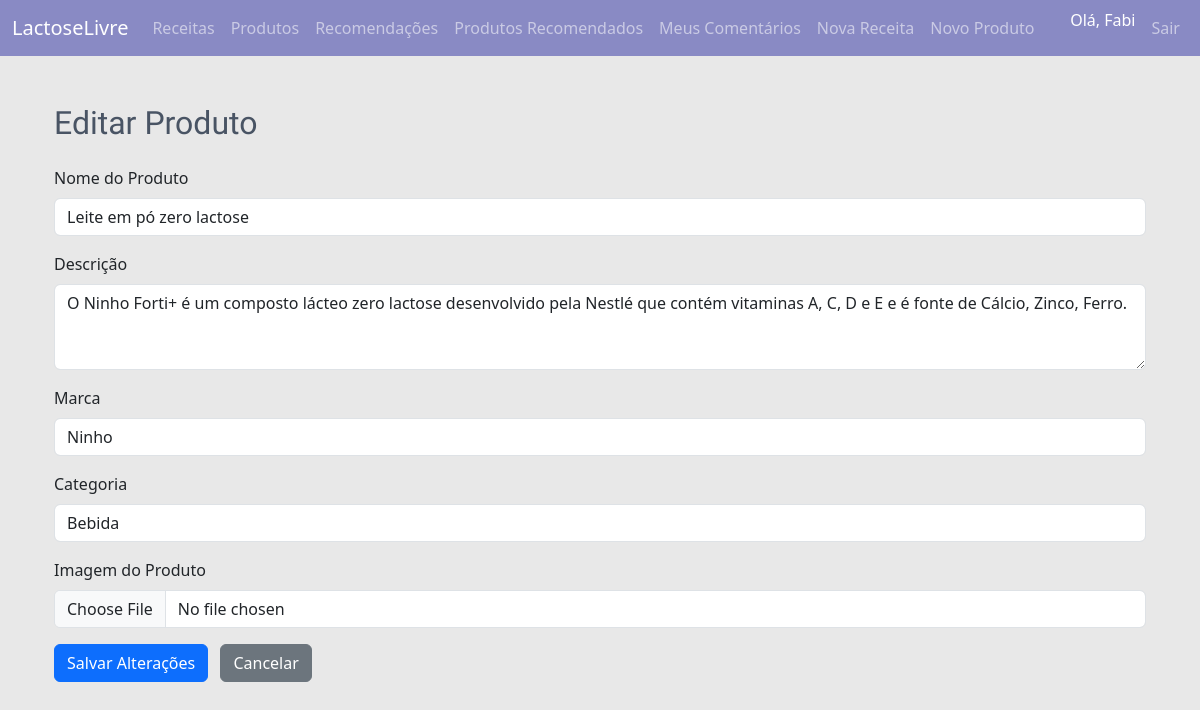
Page /produto/editar/2 (signed in) on the committed database.
### models.py (models this page shows, shortened)
class Usuario(UserMixin, db.Model):
    id = db.Column(db.Integer, primary_key=True)
    nome_usuario = db.Column(db.String(64), index=True, unique=True)
    email = db.Column(db.String(120), index=True, unique=True)
    senha_hash = db.Column(db.String(128))
    receitas = db.relationship('Receita', back_populates='autor', lazy='dynamic')
    avaliacoes = db.relationship('Avaliacao', back_populates='autor', lazy='dynamic')
    favoritos = db.relationship('Favorito', back_populates='usuario', lazy='dynamic')
    produtos = db.relationship('Produto', back_populates='usuario', lazy='dynamic')

class Produto(db.Model):
    id = db.Column(db.Integer, primary_key=True)
    nome = db.Column(db.String(100), nullable=False)
    descricao = db.Column(db.Text, nullable=True)
    marca = db.Column(db.String(100), nullable=True)
    categoria = db.Column(db.String(100), nullable=True)
    imagem = db.Column(db.String(100), nullable=True)
    usuario_id = db.Column(db.Integer, db.ForeignKey('usuario.id'), nullable=False)
    usuario = db.relationship('Usuario', back_populates='produtos')
    avaliacoes = db.relationship('Avaliacao', back_populates='produto', lazy='dynamic')
    favoritos = db.relationship('Favorito', back_populates='produto', lazy='dynamic')

### main/rotas.py (the view, shortened to what this page needs)
@bp.route('/produto/editar/<int:id>', methods=['GET', 'POST'])
@login_required
def editar_produto(id):
    produto = Produto.query.get_or_404(id)
    if produto.usuario_id != current_user.id:
        flash('Você não tem permissão para editar este produto.', 'danger')
        return redirect(url_for('main.listar_produtos'))
    form = FormularioProduto(obj=produto)
    return render_template('editar_produto.html', form=form, produto=produto)

### models.py (called while the page is built)
@login.user_loader
def load_user(user_id):
    return Usuario.query.get(int(user_id))

### templates/editar_produto.html (shortened to what this page needs)
{% extends 'base.html' %}
{% block content %}
<div class="container mt-5">
  <h2 class="mb-4">Editar Produto</h2>
  <form method="POST" enctype="multipart/form-data">
    <div class="mb-3">
      <label for="nome" class="form-label">{{ form.nome.label }}</label>
      {{ form.nome(class="form-control", id="nome") }}
    </div>
    <div class="mb-3">
      <label for="descricao" class="form-label">{{ form.descricao.label }}</label>
      {{ form.descricao(class="form-control", rows="3", id="descricao") }}
    </div>
    <div class="mb-3">
      <label for="marca" class="form-label">{{ form.marca.label }}</label>
      {{ form.marca(class="form-control", id="marca") }}
    </div>
    <div class="mb-3">
      <label for="categoria" class="form-label">{{ form.categoria.label }}</label>
      {{ form.categoria(class="form-control", id="categoria") }}
    </div>
    <div class="mb-3">
      <label for="imagem" class="form-label">{{ form.imagem.label }}</label>
      {{ form.imagem(class="form-control", id="imagem") }}
    </div>
    <button type="submit" class="btn btn-primary">Salvar Alterações</button>
    <a href="{{ url_for('main.detalhe_produto', id=produto.id) }}" class="btn btn-secondary ms-2">Cancelar</a>
  </form>
</div>
{% endblock %}

### templates/base.html (shortened to what this page needs)
<!DOCTYPE html>
<html lang="pt-br">
<head>
    <link rel="stylesheet" href="https://cdn.jsdelivr.net/npm/bootstrap@5.3.0/dist/css/bootstrap.min.css">
</head>
<body>
<nav class="navbar navbar-expand-lg navbar-dark mb-4" style="background-color: #898AC4;">
    <div class="container-fluid">
        <a class="navbar-brand" href="/">LactoseLivre</a>
        <div class="collapse navbar-collapse" id="navbarNav">
            <ul class="navbar-nav me-auto">
                <li class="nav-item"><a class="nav-link" href="{{ url_for('main.listar_receitas') }}">Receitas</a></li>
                <li class="nav-item"><a class="nav-link" href="{{ url_for('main.listar_produtos') }}">Produtos</a></li>
                {% if current_user.is_authenticated %}
                <li class="nav-item">
                    <a class="nav-link" href="{{ url_for('main.recomendacoes') }}">Recomendações</a>
                </li>
                <li class="nav-item">
                    <a class="nav-link" href="{{ url_for('main.recomendacoes_produtos') }}">Produtos Recomendados</a>
                </li>
                <li class="nav-item">
                    <a class="nav-link" href="{{ url_for('main.meus_comentarios') }}">Meus Comentários</a>
                </li>
                <li class="nav-item"><a class="nav-link" href="{{ url_for('main.adicionar_receita') }}">Nova Receita</a>
                </li>
                <li class="nav-item"><a class="nav-link" href="{{ url_for('main.adicionar_produto') }}">Novo Produto</a>
                </li>
                {% endif %}
            </ul>
            <ul class="navbar-nav ms-auto">
                {% if current_user.is_authenticated %}
                <li class="nav-item">
                            <span class="navbar-text text-white me-2">
                                Olá, {{ current_user.nome or current_user.nome_usuario }}
                            </span>
                </li>
                <li class="nav-item">
                    <a class="nav-link" href="{{ url_for('autenticacao.logout') }}">Sair</a>
                </li>
                {% endif %}
            </ul>
        </div>
    </div>
</nav>
<div class="container">
    {% block content %}{% endblock %}
</div>
</body>
</html>

### templates/base.html (style rules this page uses)
body { background: #E8E8E8; }
h1, h2 { color: #495464; font-family: "Caprasimo", serif; font-weight: 300; font-style: normal; }

### rows in the picture
Usuario: nome_usuario "Fabi"
Produto: nome "Leite em pó zero lactose", descricao "O Ninho Forti+ é um composto lácteo zero lactose desenvolvido pela Nestlé que contém vitaminas A, C, D e E e é fonte de Cálcio, Zinco, Ferro.", marca "Ninho", categoria "Bebida"
